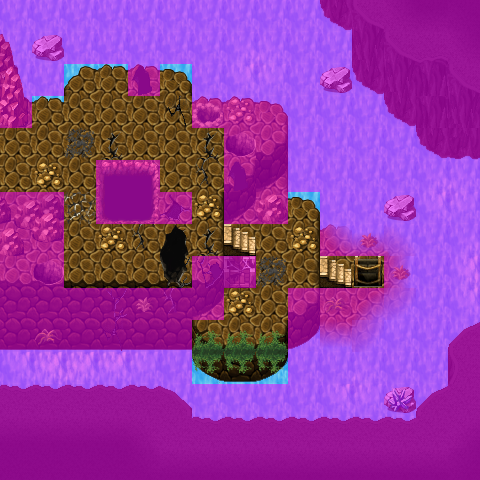

This is a level from a 2D game, rendered from its Tiled map with the project's own tilesets. A one-line summary and the map file follow, with tile-layer data summarised:
An orthogonal 15x15 tile map with 32x32 px tiles, 5 tile layers (Ground, Objects, Objects_replace, Above, ...), 1 hidden layer not drawn, 4 tilesets and 12 objects (3x mapchange, 3x script, 3x key, 2x spawn, replace).

<map version="1.0" orientation="orthogonal" width="15" height="15" tilewidth="32" tileheight="32">
    <tileset firstgid="1" name="map_0" tilewidth="32" tileheight="32">
        <image source="../drawable/map_0.png" width="256" height="256" />
    </tileset>
    <tileset firstgid="65" name="map_1" tilewidth="32" tileheight="32">
        <image source="../drawable/map_1.png" width="256" height="256" />
    </tileset>
    <tileset firstgid="129" name="map_2" tilewidth="32" tileheight="32">
        <image source="../drawable/map_2.png" width="256" height="256" />
    </tileset>
    <tileset firstgid="193" name="map_3" tilewidth="32" tileheight="32">
        <image source="../drawable/map_3.png" width="256" height="256" />
    </tileset>
    <layer name="Ground" width="15" height="15">
        <data>[225 cells, 225 non-empty, 15 distinct tile ids]</data>
    </layer>
    <layer name="Objects" width="15" height="15">
        <data>[225 cells, 136 non-empty, 59 distinct tile ids]</data>
    </layer>
    <layer name="Objects_replace" width="15" height="15">
        <data>[225 cells, 2 non-empty, 2 distinct tile ids]</data>
    </layer>
    <layer name="Above" width="15" height="15">
        <data>[225 cells, 25 non-empty, 19 distinct tile ids]</data>
    </layer>
    <layer name="Walkable" width="15" height="15">
        <data>[225 cells, 178 non-empty, 1 distinct tile ids]</data>
    </layer>
    <layer name="Walkable_replace" width="15" height="15" visible="0">
        <data>[225 cells, 2 non-empty, 1 distinct tile ids]</data>
    </layer>
    <objectgroup name="Mapevents">
        <object name="west" type="mapchange" x="0" y="128" width="32" height="64">
            <properties>
                <property name="map" value="arulircave1" />
                <property name="place" value="east" />
            </properties>
        </object>
        <object name="downstairs" type="mapchange" x="352" y="256" width="32" height="32">
            <properties>
                <property name="map" value="arulircave4" />
                <property name="place" value="upstairs" />
            </properties>
        </object>
        <object name="arulircave_trap07" type="script" x="160" y="224" width="32" height="64">
            <properties>
                <property name="when" value="enter" />
            </properties>
        </object>
        <object name="arulircave_trap10" type="script" x="192" y="320" width="96" height="32">
            <properties>
                <property name="when" value="enter" />
            </properties>
        </object>
        <object name="slipperytrap" type="mapchange" x="192" y="352" width="96" height="32">
            <properties>
                <property name="map" value="mountainlake5" />
                <property name="place" value="trapexit" />
            </properties>
        </object>
        <object name="arulircave_trap101_chk" type="script" x="224" y="224" width="32" height="32">
            <properties>
                <property name="when" value="enter" />
            </properties>
        </object>
    </objectgroup>
    <objectgroup name="Spawn" visible="0">
        <object name="arulir_2" type="spawn" x="64" y="64" width="160" height="224">
            <properties>
                <property name="quantity" value="3" />
                <property name="spawngroup" value="arulir_2" />
            </properties>
        </object>
        <object name="arulir_2" type="spawn" x="224" y="224" width="64" height="128">
            <properties>
                <property name="spawngroup" value="arulir_2" />
            </properties>
        </object>
    </objectgroup>
    <objectgroup name="Keys">
        <object name="arulircave_trap:07" type="key" x="160" y="224" width="32" height="64">
            <properties>
                <property name="phrase" value="do_nothing_but_leave" />
                <property name="requireId" value="arulircave_trap" />
                <property name="requireNegation" value="true" />
                <property name="requireType" value="questProgress" />
                <property name="requireValue" value="7" />
            </properties>
        </object>
        <object name="arulircave_trap:10" type="key" x="224" y="288" width="64" height="32">
            <properties>
                <property name="phrase" value="arulircave_trap10" />
                <property name="requireId" value="arulircave_trap" />
                <property name="requireNegation" value="true" />
                <property name="requireType" value="questProgress" />
                <property name="requireValue" value="10" />
            </properties>
        </object>
        <object name="arulircave_trap:101" type="key" x="192" y="320" width="96" height="32">
            <properties>
                <property name="phrase" value="arulircave_trap101" />
                <property name="requireId" value="arulircave_trap" />
                <property name="requireNegation" value="true" />
                <property name="requireType" value="questProgress" />
                <property name="requireValue" value="101" />
            </properties>
        </object>
    </objectgroup>
    <objectgroup name="Replace" visible="0">
        <object name="arulircave_trap:7" type="replace" x="160" y="224" width="32" height="64">
            <properties>
                <property name="Objects" value="Objects_replace" />
                <property name="Walkable" value="Walkable_replace" />
            </properties>
        </object>
    </objectgroup>
</map>
